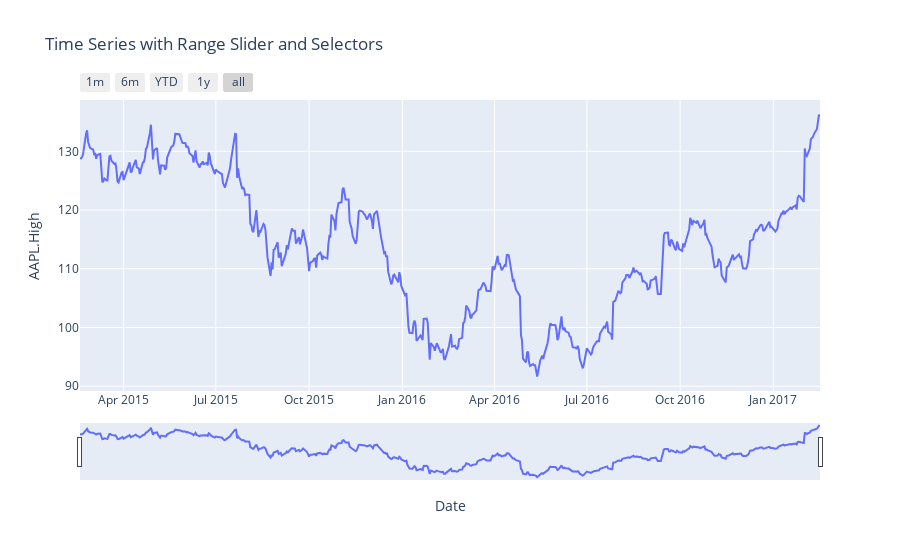

Here is the notebook cell this chart was saved with:
### Code cell
df = pd.read_csv('https://raw.githubusercontent.com/plotly/datasets/master/finance-charts-apple.csv')

fig = px.line(
  df, x='Date', y='AAPL.High', title='Time Series with Range Slider and Selectors'
  )

fig.update_xaxes(
    rangeslider_visible=True,
    rangeselector=dict(
        buttons=list([
            dict(count=1, label="1m", step="month", stepmode="backward"),
            dict(count=2, label="6m", step="month", stepmode="backward"),
            dict(count=3, label="YTD", step="year", stepmode="todate"), # 연초부터 현재까지 데이터의 표현
            dict(count=4, label="1y", step="year", stepmode="backward"),
            dict(step="all")
        ])
    )
)
fig.show()

### Figure 1 — Plotly figure (JSON) as saved in the notebook; plotly's stock layout.template omitted (floating-point values rounded to 4 significant figures; data arrays with more than 128 entries replaced by an {"elided": "..."} marker saying what was removed)
{"data": [{"hovertemplate": "Date=%{x}<br>AAPL.High=%{y}<extra></extra>", "legendgroup": "", "line": {"color": "#636efa", "dash": "solid"}, "marker": {"symbol": "circle"}, "mode": "lines", "name": "", "orientation": "v", "showlegend": false, "type": "scatter", "x": {"elided": "506 str values"}, "xaxis": "x", "y": {"elided": "506 float values"}, "yaxis": "y"}], "layout": {"legend": {"tracegroupgap": 0}, "title": {"text": "Time Series with Range Slider and Selectors"}, "xaxis": {"anchor": "y", "domain": [0, 1], "rangeselector": {"buttons": [{"count": 1, "label": "1m", "step": "month", "stepmode": "backward"}, {"count": 2, "label": "6m", "step": "month", "stepmode": "backward"}, {"count": 3, "label": "YTD", "step": "year", "stepmode": "todate"}, {"count": 4, "label": "1y", "step": "year", "stepmode": "backward"}, {"step": "all"}]}, "rangeslider": {"visible": true}, "title": {"text": "Date"}}, "yaxis": {"anchor": "x", "domain": [0, 1], "title": {"text": "AAPL.High"}}}}
